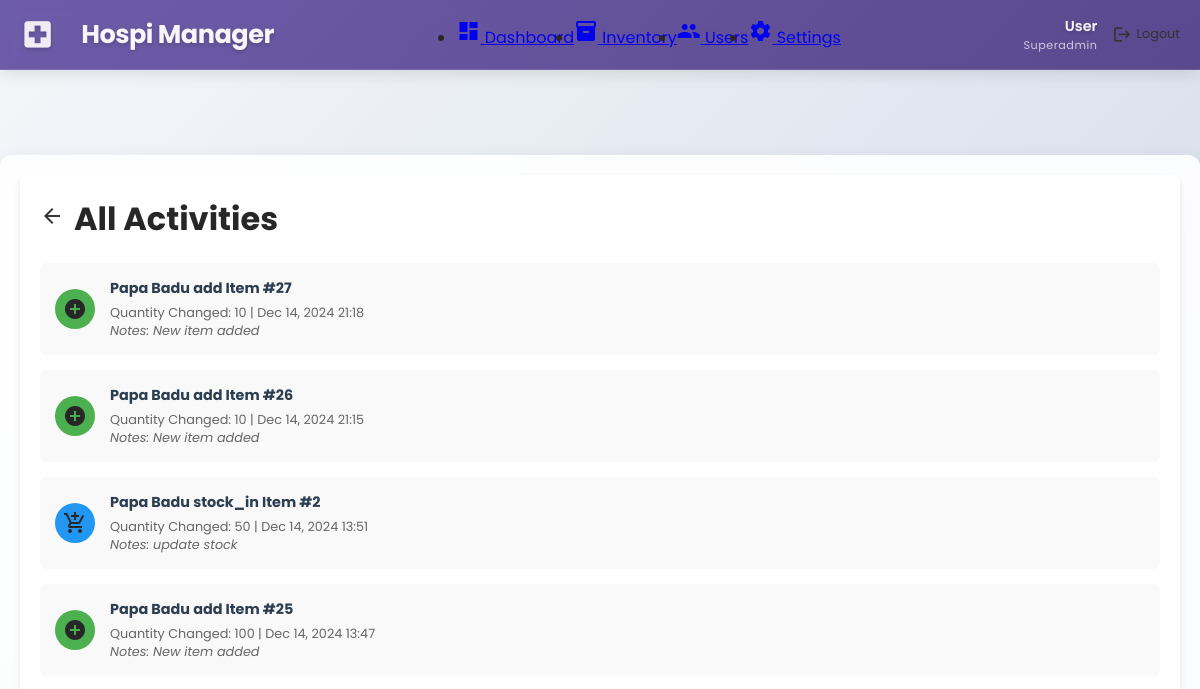
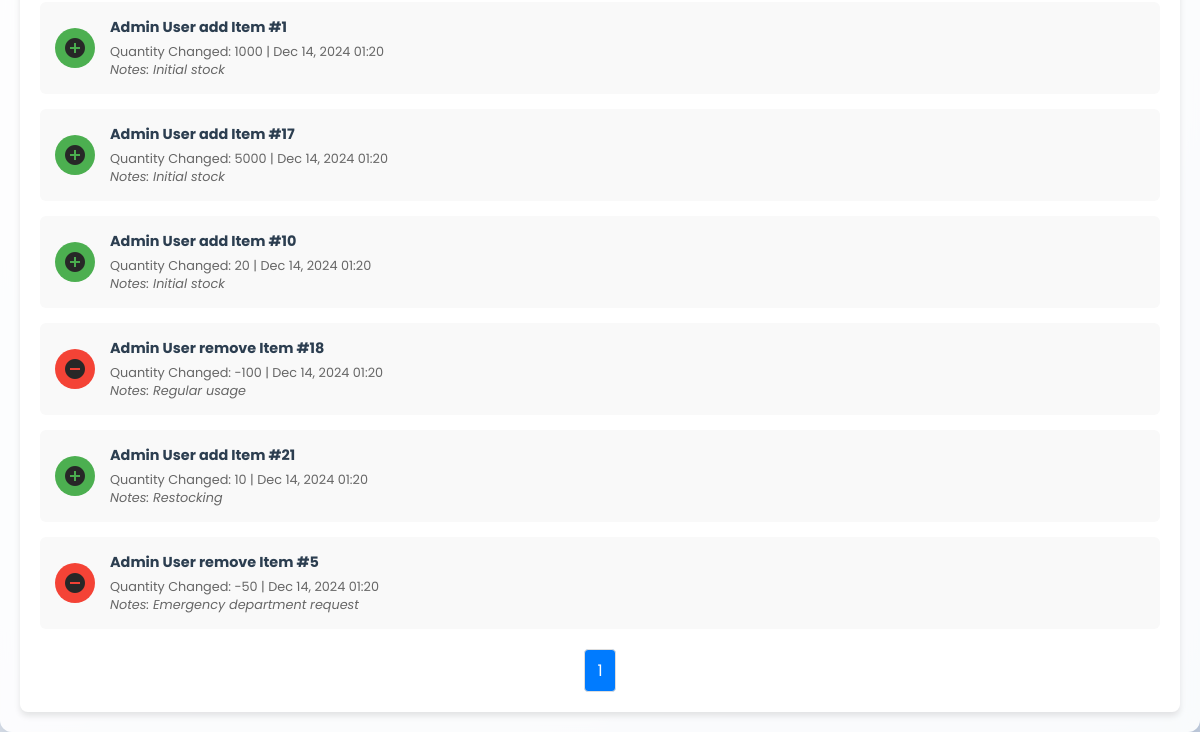
The app's page /view/admin/activities.php (signed in), older data (2 pictures, top to bottom).
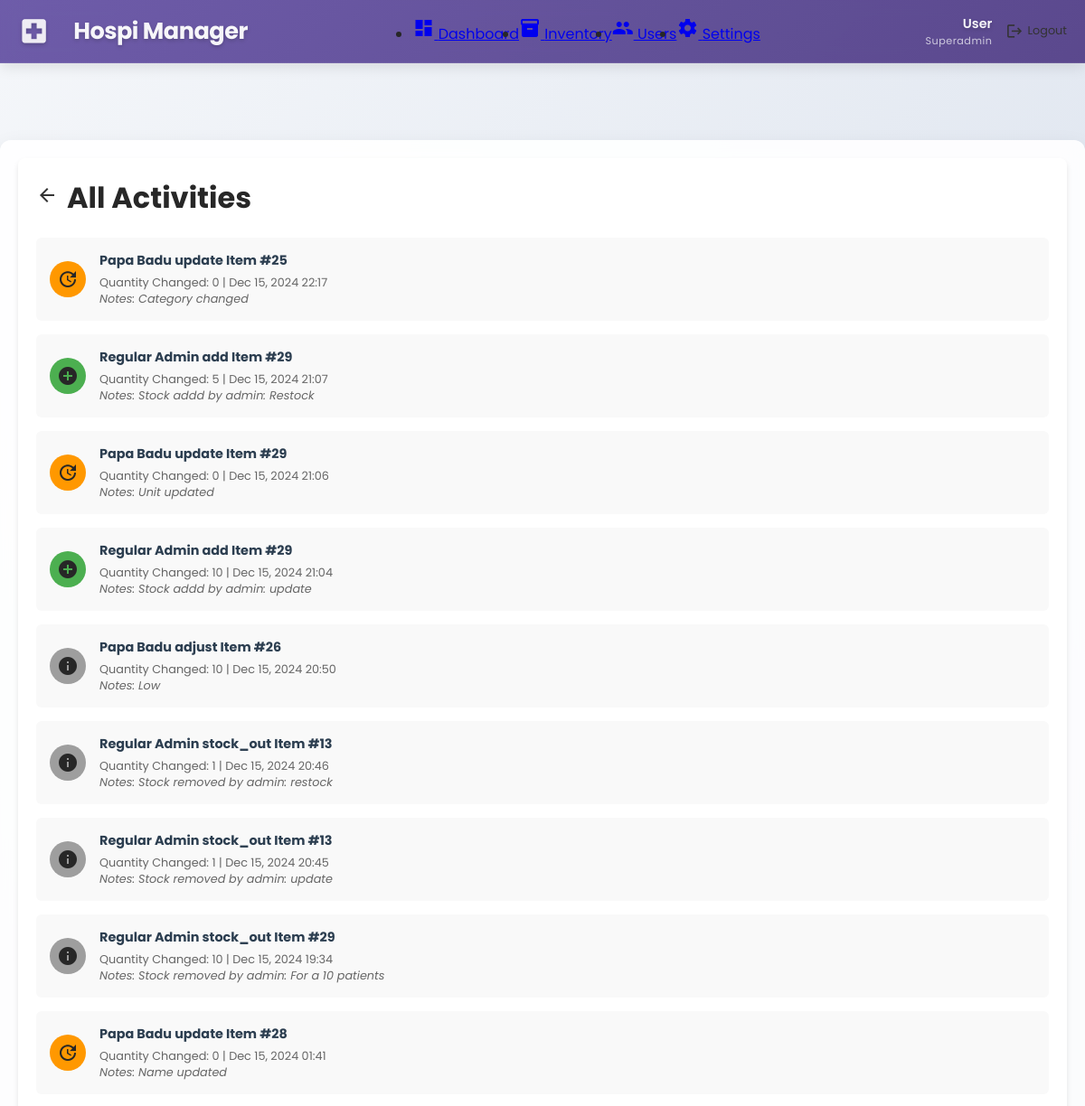
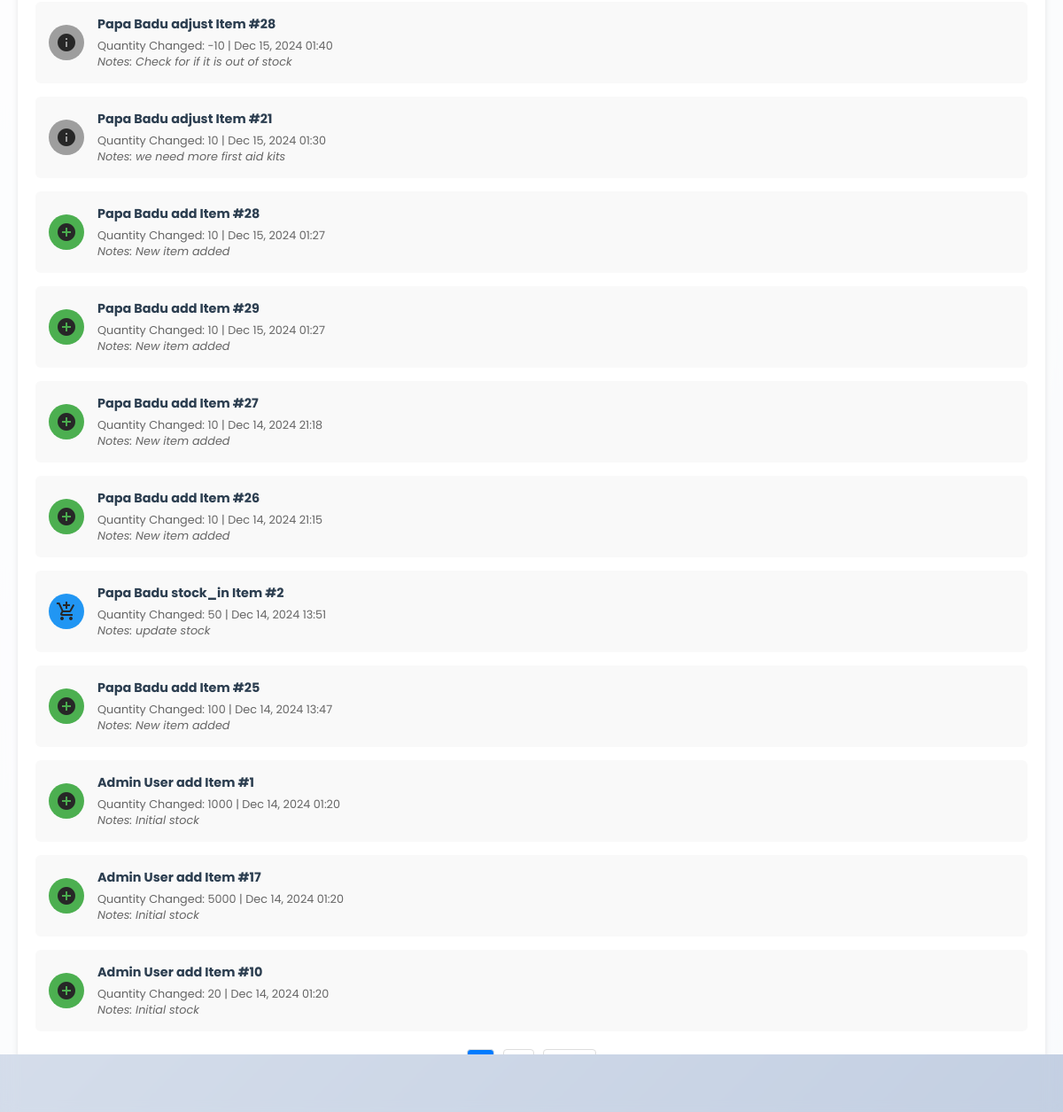
The same page, newer data (2 pictures, top to bottom).
### tables this page shows
CREATE TABLE `activity_log` (
  `log_id` int(11) NOT NULL,
  `user_id` int(11) NOT NULL,
  `action` varchar(20) NOT NULL,
  `item_id` int(11) NOT NULL,
  `quantity_changed` int(11) NOT NULL,
  `notes` text DEFAULT NULL,
  `timestamp` timestamp NOT NULL DEFAULT current_timestamp()
);

CREATE TABLE `users` (
  `user_id` int(11) NOT NULL,
  `first_name` varchar(50) NOT NULL,
  `last_name` varchar(50) NOT NULL,
  `email` varchar(100) NOT NULL,
  `password` varchar(255) NOT NULL,
  `role` enum('admin','superadmin','staff') NOT NULL,
  `created_at` timestamp NOT NULL DEFAULT current_timestamp(),
  `last_login` datetime DEFAULT NULL
);

### view/admin/activities.php (the view, shortened to what the changed rows need)
<?php
require_once BASE_PATH . '/functions/dashboard_functions.php';
$page = isset($_GET['page']) ? (int)$_GET['page'] : 1;
$activitiesPerPage = 20;
$offset = ($page - 1) * $activitiesPerPage;
$query = "SELECT al.*, u.first_name, u.last_name
          FROM activity_log al
          JOIN users u ON al.user_id = u.user_id
          ORDER BY al.timestamp DESC
          LIMIT ? OFFSET ?";
$stmt = $conn->prepare($query);
$stmt->bind_param("ii", $activitiesPerPage, $offset);
$stmt->execute();
$result = $stmt->get_result();
$activities = $result->fetch_all(MYSQLI_ASSOC);
$countQuery = "SELECT COUNT(*) as total FROM activity_log";
$countStmt = $conn->prepare($countQuery);
$countStmt->execute();
$totalActivities = $countStmt->get_result()->fetch_assoc()['total'];
$totalPages = ceil($totalActivities / $activitiesPerPage);
function getActivityIcon($action) {
    switch ($action) {
        case 'add':
            return ['icon' => 'add_circle', 'color' => '#4CAF50'];
        case 'remove':
            return ['icon' => 'remove_circle', 'color' => '#F44336'];
        case 'update':
            return ['icon' => 'update', 'color' => '#FF9800'];
        case 'stock_in':
            return ['icon' => 'add_shopping_cart', 'color' => '#2196F3'];
        default:
            return ['icon' => 'info', 'color' => '#9E9E9E'];
    }
}
?>
<!DOCTYPE html>
<html lang="en">
<head>
    <link rel="stylesheet" href="../../assets/css/dashboard.css">
</head>
<body>
    <div class="dashboard-container">
        <main class="main-content">
            <div class="activities-container">
                <div class="activities-header">
                    <div class="activities-header-content">
                        <h1>All Activities</h1>
                    </div>
                </div>
                <div class="activities-list">
                    <?php foreach ($activities as $activity):
                        $activityDetails = getActivityIcon($activity['action']);
                    ?>
                    <div class="activity-item">
                        <div class="activity-icon" style="background-color: <?= $activityDetails['color'] ?>;">
                            <span class="material-icons"><?= $activityDetails['icon'] ?></span>
                        </div>
                        <div class="activity-details">
                            <h3>
                                <?= htmlspecialchars($activity['first_name'] . ' ' . $activity['last_name']) ?>
                                <?= htmlspecialchars($activity['action']) ?>
                                Item #<?= htmlspecialchars($activity['item_id']) ?>
                            </h3>
                            <p>
                                Quantity Changed: <?= htmlspecialchars($activity['quantity_changed']) ?>
                                | <?= date('M j, Y H:i', strtotime($activity['timestamp'])) ?>
                            </p>
                            <?php if (!empty($activity['notes'])): ?>
                            <p><em>Notes: <?= htmlspecialchars($activity['notes']) ?></em></p>
                            <?php endif; ?>
                        </div>
                    </div>
                    <?php endforeach; ?>
                </div>
                <div class="pagination">
                    <?php for ($i = 1; $i <= $totalPages; $i++): ?>
                        <?php if ($i == $page): ?>
                            <span class="current"><?= $i ?></span>
                        <?php else: ?>
                            <a href="?page=<?= $i ?>"><?= $i ?></a>
                        <?php endif; ?>
                    <?php endfor; ?>
                </div>
            </div>
        </main>
    </div>
</body>
</html>

Row changes from the older to the newer data that the page shows:
no longer on this page (row unchanged): activity_log: user.last_name "Admin User", action "remove", item "18", quantity_changed "-100", timestamp "Dec 14, 2024 01:20", notes "Regular usage"
no longer on this page (row unchanged): activity_log: user.last_name "Admin User", action "add", item "21", quantity_changed "10", timestamp "Dec 14, 2024 01:20", notes "Restocking"
no longer on this page (row unchanged): activity_log: user.last_name "Admin User", action "remove", item "5", quantity_changed "-50", timestamp "Dec 14, 2024 01:20", notes "Emergency department request"
added activity_log: user.last_name "Papa Badu", action "update", item "25", quantity_changed "0", timestamp "Dec 15, 2024 22:17", notes "Category changed"
added activity_log: user.last_name "Regular Admin", action "add", item "29", quantity_changed "5", timestamp "Dec 15, 2024 21:07", notes "Stock addd by admin: Restock"
added activity_log: user.last_name "Papa Badu", action "update", item "29", quantity_changed "0", timestamp "Dec 15, 2024 21:06", notes "Unit updated"
added activity_log: user.last_name "Regular Admin", action "add", item "29", quantity_changed "10", timestamp "Dec 15, 2024 21:04", notes "Stock addd by admin: update"
added activity_log: user.last_name "Papa Badu", action "adjust", item "26", quantity_changed "10", timestamp "Dec 15, 2024 20:50", notes "Low"
added activity_log: user.last_name "Regular Admin", action "stock_out", item "13", quantity_changed "1", timestamp "Dec 15, 2024 20:46", notes "Stock removed by admin: restock"
added activity_log: user.last_name "Regular Admin", action "stock_out", item "13", quantity_changed "1", timestamp "Dec 15, 2024 20:45", notes "Stock removed by admin: update"
added activity_log: user.last_name "Regular Admin", action "stock_out", item "29", quantity_changed "10", timestamp "Dec 15, 2024 19:34", notes "Stock removed by admin: For a 10 patients"
added activity_log: user.last_name "Papa Badu", action "update", item "28", quantity_changed "0", timestamp "Dec 15, 2024 01:41", notes "Name updated"
added activity_log: user.last_name "Papa Badu", action "adjust", item "28", quantity_changed "-10", timestamp "Dec 15, 2024 01:40", notes "Check for if it is out of stock"
added activity_log: user.last_name "Papa Badu", action "adjust", item "21", quantity_changed "10", timestamp "Dec 15, 2024 01:30", notes "we need more first aid kits"
added activity_log: user.last_name "Papa Badu", action "add", item "28", quantity_changed "10", timestamp "Dec 15, 2024 01:27", notes "New item added"
added activity_log: user.last_name "Papa Badu", action "add", item "29", quantity_changed "10", timestamp "Dec 15, 2024 01:27", notes "New item added"
Text that changed along with them:
list line gone: "1"
